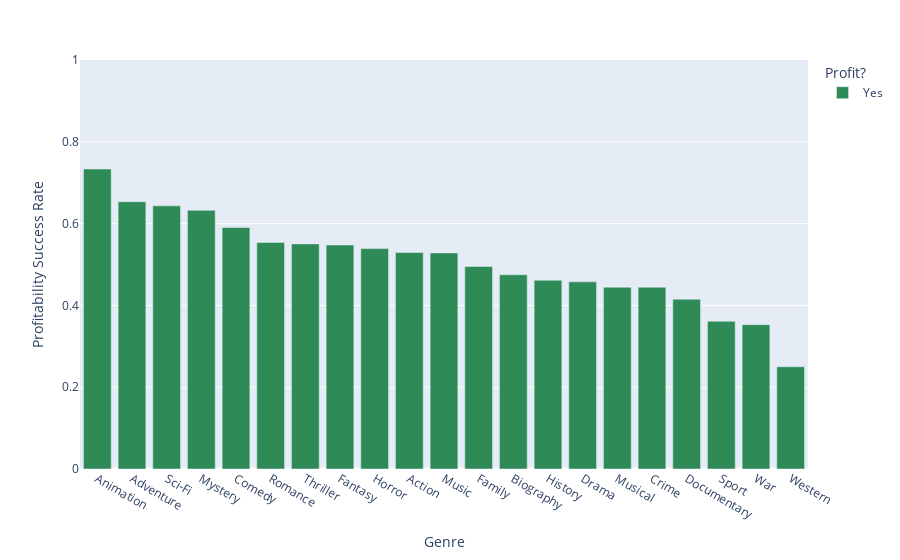

Source (notebook cell):
### Markdown cell above
As shown here, Western, War, and Documentaries lost money the most often, with Animation and Adventure Movies losing money the least.

### Code cell
# Let's make another visualization with just the profitability success rate (Green only), and sort from most successful to least
df_green = df_stacked[df_stacked['Profit?'] == 'Yes'].sort_values(by = 'counts', ascending=False)
genreProfitGreen = px.bar(df_green, x = 'genres', y = 'counts', color = 'Profit?', barmode = 'stack', color_discrete_map = {'Yes':'seagreen'}, range_y = [0,1])
genreProfitGreen.update_layout(yaxis_title='Profitability Success Rate', xaxis_title='Genre')

### Figure 1 — Plotly figure (JSON) as saved in the notebook; plotly's stock layout.template omitted (floating-point values rounded to 4 significant figures)
{"data": [{"alignmentgroup": "True", "hovertemplate": "Profit?=Yes<br>genres=%{x}<br>counts=%{y}<extra></extra>", "legendgroup": "Yes", "marker": {"color": "seagreen"}, "name": "Yes", "offsetgroup": "Yes", "orientation": "v", "showlegend": true, "textposition": "auto", "type": "bar", "x": ["Animation", "Adventure", "Sci-Fi", "Mystery", "Comedy", "Romance", "Thriller", "Fantasy", "Horror", "Action", "Music", "Family", "Biography", "History", "Drama", "Musical", "Crime", "Documentary", "Sport", "War", "Western"], "xaxis": "x", "y": [0.7333, 0.6537, 0.6434, 0.6324, 0.5904, 0.5538, 0.5504, 0.5476, 0.5389, 0.5293, 0.5283, 0.495, 0.4748, 0.4615, 0.4576, 0.4444, 0.4444, 0.4151, 0.3611, 0.3529, 0.25], "yaxis": "y"}], "layout": {"barmode": "stack", "legend": {"title": {"text": "Profit?"}, "tracegroupgap": 0}, "margin": {"t": 60}, "xaxis": {"anchor": "y", "domain": [0, 1], "title": {"text": "Genre"}}, "yaxis": {"anchor": "x", "domain": [0, 1], "range": [0, 1], "title": {"text": "Profitability Success Rate"}}}}
